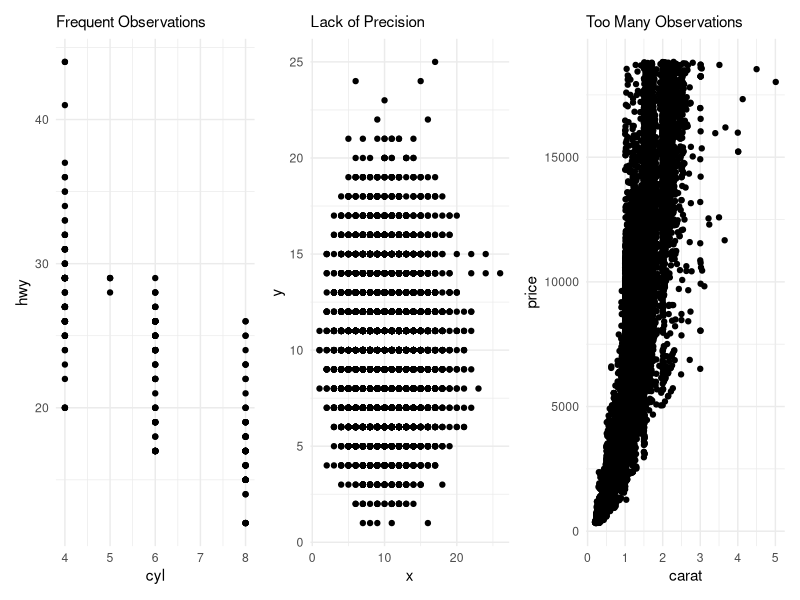
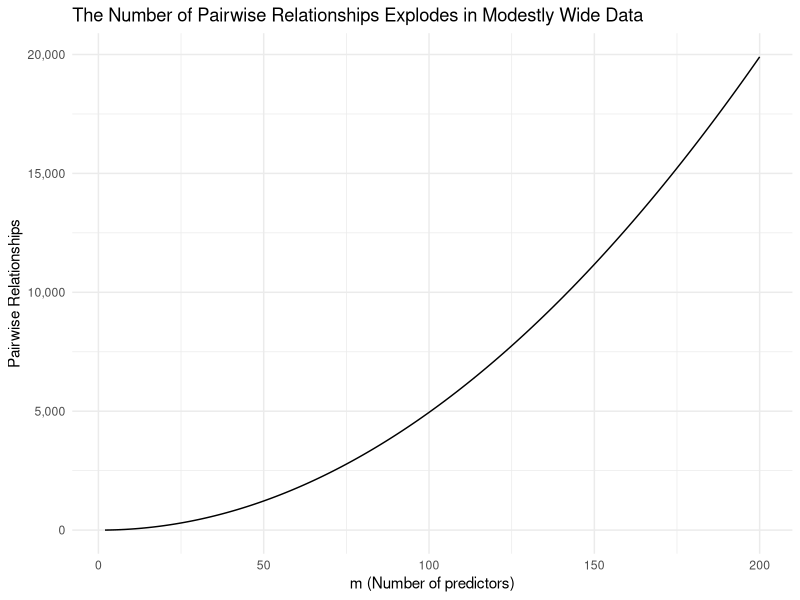
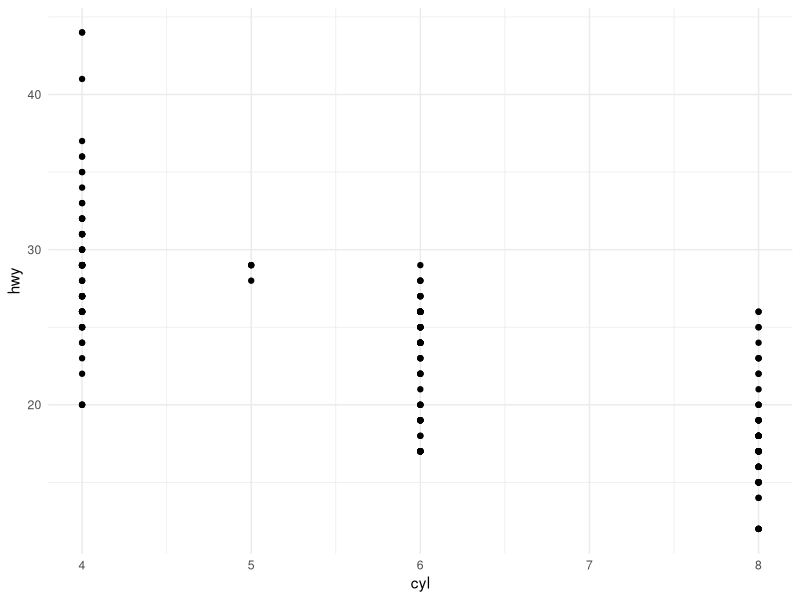
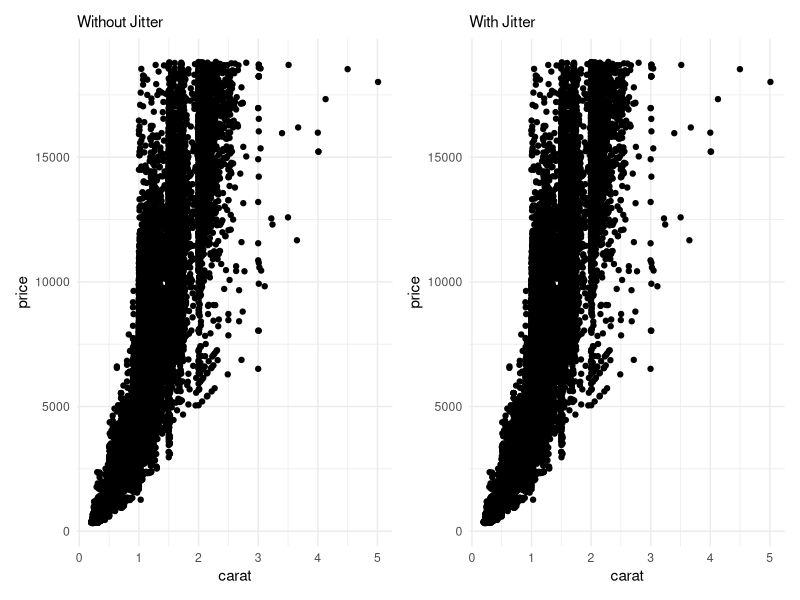

These figures' R source, in order:
## ---- chunk 1
#| echo: false

exercise_number <- 0

## ---- chunk 2
library(tidyverse)
theme_set(theme_minimal())

## ---- chunk 3
library(patchwork)

# frequent observations
plot1 <- mpg %>%
  ggplot() +
  geom_point(aes(x = cyl, y = hwy)) +
  labs(subtitle = "Frequent Observations")

# lack of precision
set.seed(1)
plot2 <- tibble(
  x = rpois(n = 10000, lambda = 10),
  y = rpois(n = 10000, lambda = 10)
) %>%
  ggplot(aes(x = x, y = y)) +
  geom_point() +
  labs(subtitle = "Lack of Precision")

# too many observations
plot3 <- diamonds %>%
  ggplot(aes(x = carat, y = price)) +
  geom_point() +
  labs(subtitle = "Too Many Observations")

plot1 + plot2 + plot3

## ---- chunk 4
tibble(m = 2:200) %>%
  mutate(`Pairwise Relationships` = m * (m - 1) / 2) %>%
  ggplot(aes(m, `Pairwise Relationships`)) +
  geom_line() + 
  labs(
    title = "The Number of Pairwise Relationships Explodes in Modestly Wide Data",
    x = "m (Number of predictors)"
  ) +
  scale_y_continuous(labels = scales::comma)

## ---- chunk 5
#| echo: false

exercise_number <- exercise_number + 1

## ---- chunk 6
mpg %>%
  ggplot() +
  geom_point(aes(cyl, hwy))

## ---- chunk 7
#| echo: false

exercise_number <- exercise_number + 1

## ---- chunk 8
glimpse(diamonds)

## ---- chunk 9
without_jitter <- diamonds %>%
  ggplot(aes(x = carat, y = price)) +
  geom_point() +
  labs(subtitle = "Without Jitter")

with_jitter <- diamonds %>%
  ggplot(aes(x = carat, y = price)) +
  geom_jitter() +
  labs(subtitle = "With Jitter")

without_jitter + with_jitter

## ---- chunk 10
#| echo: false

exercise_number <- exercise_number + 1

## ---- chunk 11
#| echo: false

exercise_number <- exercise_number + 1

## ---- chunk 12
#| echo: false

exercise_number <- exercise_number + 1

## ---- chunk 13
#| echo: false

exercise_number <- exercise_number + 1

